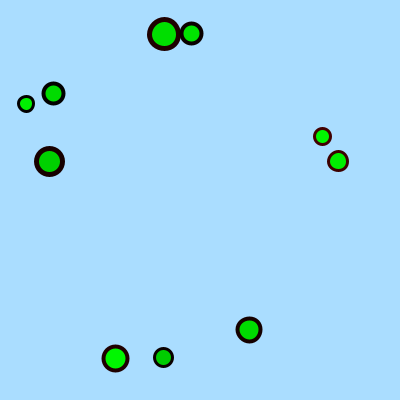
Frame 1 (no input)
Frame 60 (the mouse pressed at the canvas centre just before this capture): identical to frame 1, image omitted
Frame 120 (the mouse held since frame 60 and released just before this capture): identical to frame 1, image omitted

The Processing sketch that drew this single still picture (run headless with seeded random() and noise(); from frame 60 on, the mouse is pressed at the canvas centre):

// Processing sketch: Handles
// ── Handles.pde
/**
Handles demo: draw handles than can be dragged with the mouse.
http://processing.org/

by Philippe Lhoste <PhiLho(a)GMX.net> http://Phi.Lho.free.fr & http://PhiLho.deviantART.com
*/
/* File/Project history:
 2.00.000 -- 2012/11/13 (PL) -- Separate Handle and HandleList, standard method names.
 1.01.000 -- 2010/01/29 (PL) -- Update to better code, added HandleList.
 1.00.000 -- 2008/04/29 (PL) -- Creation.
*/
/* Copyright notice: For details, see the following file:
http://Phi.Lho.free.fr/softwares/PhiLhoSoft/PhiLhoSoftLicense.txt
This program is distributed under the zlib/libpng license.
Copyright (c) 2008-2012 Philippe Lhoste / PhiLhoSoft
*/

final int HANDLE_NB = 10;
HandleList handles = new HandleList(false);

void setup()
{
  size(400, 400);
  smooth();

  // Create random handles
  for (int i = 0; i < HANDLE_NB; i++)
  {
    int size = int(random(15, 30));
    handles.add(new Handle(size + random(width - 2 * size), size + random(height - 2 * size),
        size, size / 5,
        color(random(0, 128), 0, 0), color(0, random(200, 255), 0),
        color(0, 0, random(200, 255)), color(random(200, 255), random(90, 140), 0)
    ));
  }
}

void draw()
{
  background(#AADDFF);

  handles.update();
}

// ── Handle.pde
/*
PhiLhoSoft's Processing sketches.
http://processing.org/

by Philippe Lhoste <PhiLho(a)GMX.net> http://Phi.Lho.free.fr & http://PhiLho.deviantART.com
*/
/* File/Project history:
 2.00.000 -- 2012/11/13 (PL) -- Separate Handle and HandleList, standard method names.
 1.01.000 -- 2010/01/29 (PL) -- Update to better code, added HandleList.
 1.00.000 -- 2008/04/29 (PL) -- Creation.
*/
/* Copyright notice: For details, see the following file:
http://Phi.Lho.free.fr/softwares/PhiLhoSoft/PhiLhoSoftLicense.txt
This program is distributed under the zlib/libpng license.
Copyright (c) 2008-2012 Philippe Lhoste / PhiLhoSoft
*/

/**
 * A circle that can be dragged with the mouse.
 */
class Handle
{
  // Lazy (Processing) class: leave direct access to parameters... Avoids having lot of accessors.
  float m_x, m_y; // Position of handle
  int m_size; // Diameter of handle
  int m_lineWidth;
  color m_colorLine;
  color m_colorFill;
  color m_colorHover;
  color m_colorDrag;

  private boolean m_bIsHovered, m_bDragged;
  private float m_clickDX, m_clickDY;

  /**
   * Simple constructor with hopefully sensible defaults.
   */
  Handle(float x, float y)
  {
    this(x, y, 5, 1, #000000, #FFFFFF, #FFFF00, #FF8800);
  }

  /**
   * Full constructor.
   */
  Handle(float x, float y, int size, int lineWidth,
      color colorLine, color colorFill, color colorHover, color colorDrag
  )
  {
    m_x = x; m_y = y;
    m_size = size;
    m_lineWidth = lineWidth;
    m_colorLine = colorLine;
    m_colorFill = colorFill;
    m_colorHover = colorHover;
    m_colorDrag = colorDrag;
  }

  /**
   * Updates the state of the handle depending on the mouse position.
   *
   * @param bAlreadyDragging  if true, a dragging is already in effect
   */
  void update(boolean bAlreadyDragging)
  {
    // Check if mouse is over the handle
    m_bIsHovered = dist(mouseX, mouseY, m_x, m_y) <= m_size / 2;
    // If we are not already dragging and left mouse is pressed over the handle
    if (!bAlreadyDragging && mousePressed && mouseButton == LEFT && m_bIsHovered)
    {
      // We record the state
      m_bDragged = true;
      // And memorize the offset of the mouse position from the center of the handle
      m_clickDX = mouseX - m_x;
      m_clickDY = mouseY - m_y;
    }
    // If mouse isn't pressed
    if (!mousePressed)
    {
      // Any possible dragging is stopped
      m_bDragged = false;
    }
  }

  boolean isDragged()
  {
    return m_bDragged;
  }

   /**
    * If the handle is dragged, the new position is computed with mouse position,
    * taking in account the offset of mouse with center of handle.
    */
  void move()
  {
    if (m_bDragged)
    {
      m_x = mouseX - m_clickDX;
      m_y = mouseY - m_clickDY;
    }
  }

   /**
    * Just draw the handle at current posiiton, with color depending if it is dragged or not.
    */
  void display()
  {
    strokeWeight(m_lineWidth);
    stroke(m_colorLine);
    if (m_bDragged)
    {
      fill(m_colorDrag);
    }
    else if (m_bIsHovered)
    {
      fill(m_colorHover);
    }
    else
    {
      fill(m_colorFill);
    }

    ellipse(m_x, m_y, m_size, m_size);
  }
}

// ── HandleList.pde
/*
PhiLhoSoft's Processing sketches.
http://processing.org/

by Philippe Lhoste <PhiLho(a)GMX.net> http://Phi.Lho.free.fr & http://PhiLho.deviantART.com
*/
/* File/Project history:
 2.00.000 -- 2012/11/13 (PL) -- Separate Handle and HandleList, standard method names.
*/
/* Copyright notice: For details, see the following file:
http://Phi.Lho.free.fr/softwares/PhiLhoSoft/PhiLhoSoftLicense.txt
This program is distributed under the zlib/libpng license.
Copyright (c) 2008-2012 Philippe Lhoste / PhiLhoSoft
*/

/**
 * A list of handles.
 */
class HandleList
{
  private ArrayList<Handle> m_handles = new ArrayList<Handle>();
  private boolean m_bDragging;
  private boolean m_bGroupDragging; // True if you want to be able to drag several handles at once (if they are on the same position)

  HandleList()
  {
  }

  HandleList(boolean bGroupDragging)
  {
    m_bGroupDragging = bGroupDragging;
  }

  void add(Handle h)
  {
    m_handles.add(h);
  }

  void update()
  {
    // We suppose we are not dragging by default
    boolean bDragging = false;
    // Check each handle
    for (Handle h : m_handles)
    {
      // Check if the user tries to drag it
      h.update(m_bDragging);
      // Ah, this one is indeed dragged!
      if (h.isDragged())
      {
        // We will remember a dragging is being done
        bDragging = true;
        if (!m_bGroupDragging)
        {
          m_bDragging = true; // Notify immediately we are dragging something
        }
        // And we move it to the mouse position
        h.move();
      }
      // In all cases, we redraw the handle
      h.display();
    }
    // If no dragging is found, we reset the state
    m_bDragging = bDragging;
  }
}
